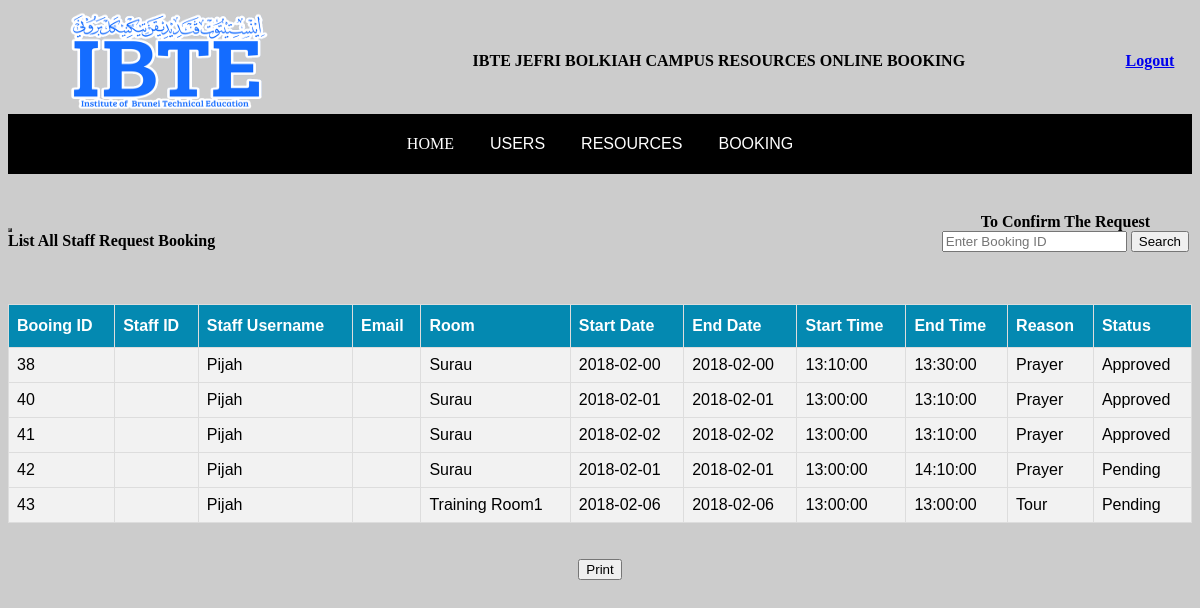
Page /BookingRequest.php on the committed database.
### tables this page shows
CREATE TABLE IF NOT EXISTS `Booking` (
  `BookingID` int(11) NOT NULL,
  `UserID` varchar(11) NOT NULL,
  `Username` varchar(50) NOT NULL,
  `Department` varchar(250) NOT NULL,
  `Room` varchar(250) NOT NULL,
  `StartDate` date NOT NULL,
  `EndDate` date NOT NULL,
  `StartTime` time NOT NULL,
  `EndTime` time NOT NULL,
  `Reason` varchar(30) NOT NULL,
  `Status` varchar(30) NOT NULL
);

### BookingRequest.php (the view, shortened to what this page needs)
<table width="100%" border="0" align="center">
<tr>
<th> <a href="Adminpage.php"><img src = "logo.png" alt = "IBTE Logo" width = "200" height = "100"/> </th></a>
<th> IBTE JEFRI BOLKIAH CAMPUS RESOURCES ONLINE BOOKING </th>
<th> <a href = "logout.php"> Logout </th>
</table>
<body onload = "noBack();"
	onpagehow "if (event.persisted) noBack();" onunload = "">
<!DOCTYPE html>
</head>
<body class="Words">
<div id="navbar">
  <ul>
	<li><a href="Adminpage.php"  >HOME</a></li>
	<div class="dropdown">
 <li><button class="dropbtn">USERS</button> </li>
	</div>
	<div class="dropdown">
	<li><button class="dropbtn">RESOURCES</button> </li>
</div>
	<div class="dropdown">
	<li><button class="dropbtn">BOOKING</button> </li>
</div>
  </ul>
</div>
<!DOCTYPE html>
<html>
<head>
</head>
<body>
</body>
</head>
</html>
<br><br>
 <table align = "right">
 <tr>
 <th> To Confirm The Request
<form action = "AdminSearchStaffBooking.php" method = "post">
<input type = "text" name = "Search" placeholder = "Enter Booking ID" autofocus autocomplete = "off">    <input type = "submit" name = "submit" value = "Search" > </th> </tr>
</table>
<?php
echo '' . "<br>";
$result = mysql_query("SELECT * FROM Booking");
echo "<table border = '2'> <table id = customers>
<b>List All Staff Request Booking</b><br><br>
<br> <br>
<tr>
<th>Booing ID</th>
<th>Staff ID</th>
<th>Staff Username </th>
<th>Email</th>
<th>Room</th>
<th>Start Date</th>
<th>End Date</th>
<th>Start Time</th>
<th>End Time</th>
<th>Reason</th>
<th>Status</th>
</tr>";
while($row=mysql_fetch_array($result))
{
echo "<tr>";
echo "<td>" . $row['BookingID'] . "</td>";
echo "<td>" . $row['StaffID'] . "</td>";
echo "<td>" . $row['Username'] . "</td>";
echo "<td> <a href = 'mailto: " . $row['Email'] . "'> " . $row['Email'] . "</a></td>";
echo "<td>" . $row['Room'] . "</td>";
echo "<td>" . $row['StartDate'] . "</td>";
echo "<td>" . $row['EndDate'] . "</td>";
echo "<td>" . $row['StartTime'] . "</td>";
echo "<td>" . $row['EndTime'] . "</td>";
echo "<td>" . $row['Reason'] . "</td>";
echo "<td>" . $row['Status'] . "</td>";
echo "</tr>";
}
echo "</table>";
?>
<br> <br>
<center>
<button onClick="window.print()">Print </button></center>

### BookingRequest.php (style rules this page uses)
body { background-color: #CCC; }
#navbar ul { margin: 0; padding: 5px; list-style-type: none; text-align: center; background-color: #000; }
#navbar ul li { display: inline; }
#navbar ul li a { text-decoration: none; padding: .2em 1em; color: #fff; background-color: #000; }
.Words { font-family: font default; }
.dropbtn { background-color: #000; color: white; padding: 16px; font-size: 16px; border: none; }
.dropdown { position: relative; display: inline-block; }
#customers { font-family: "Trebuchet MS", Arial, Helvetica, sans-serif; border-collapse: collapse; width: 100%; }
#customers td, #customers th { border: 1px solid #ddd; padding: 8px; }
#customers tr:nth-child(even) { background-color: #f2f2f2; }
#customers tr:nth-child(odd) { background-color: #f2f2f2; }
#customers th { padding-top: 12px; padding-bottom: 12px; text-align: left; background-color: #0489B1; color: white; }

### rows in the picture
booking: BookingID "38", Username "Pijah", Room "Surau", StartDate "2018-02-00", EndDate "2018-02-00", StartTime "13:10:00", EndTime "13:30:00", Reason "Prayer", Status "Approved"
booking: BookingID "40", Username "Pijah", Room "Surau", StartDate "2018-02-01", EndDate "2018-02-01", StartTime "13:00:00", EndTime "13:10:00", Reason "Prayer", Status "Approved"
booking: BookingID "41", Username "Pijah", Room "Surau", StartDate "2018-02-02", EndDate "2018-02-02", StartTime "13:00:00", EndTime "13:10:00", Reason "Prayer", Status "Approved"
booking: BookingID "42", Username "Pijah", Room "Surau", StartDate "2018-02-01", EndDate "2018-02-01", StartTime "13:00:00", EndTime "14:10:00", Reason "Prayer", Status "Pending"
booking: BookingID "43", Username "Pijah", Room "Training Room1", StartDate "2018-02-06", EndDate "2018-02-06", StartTime "13:00:00", EndTime "13:00:00", Reason "Tour", Status "Pending"
